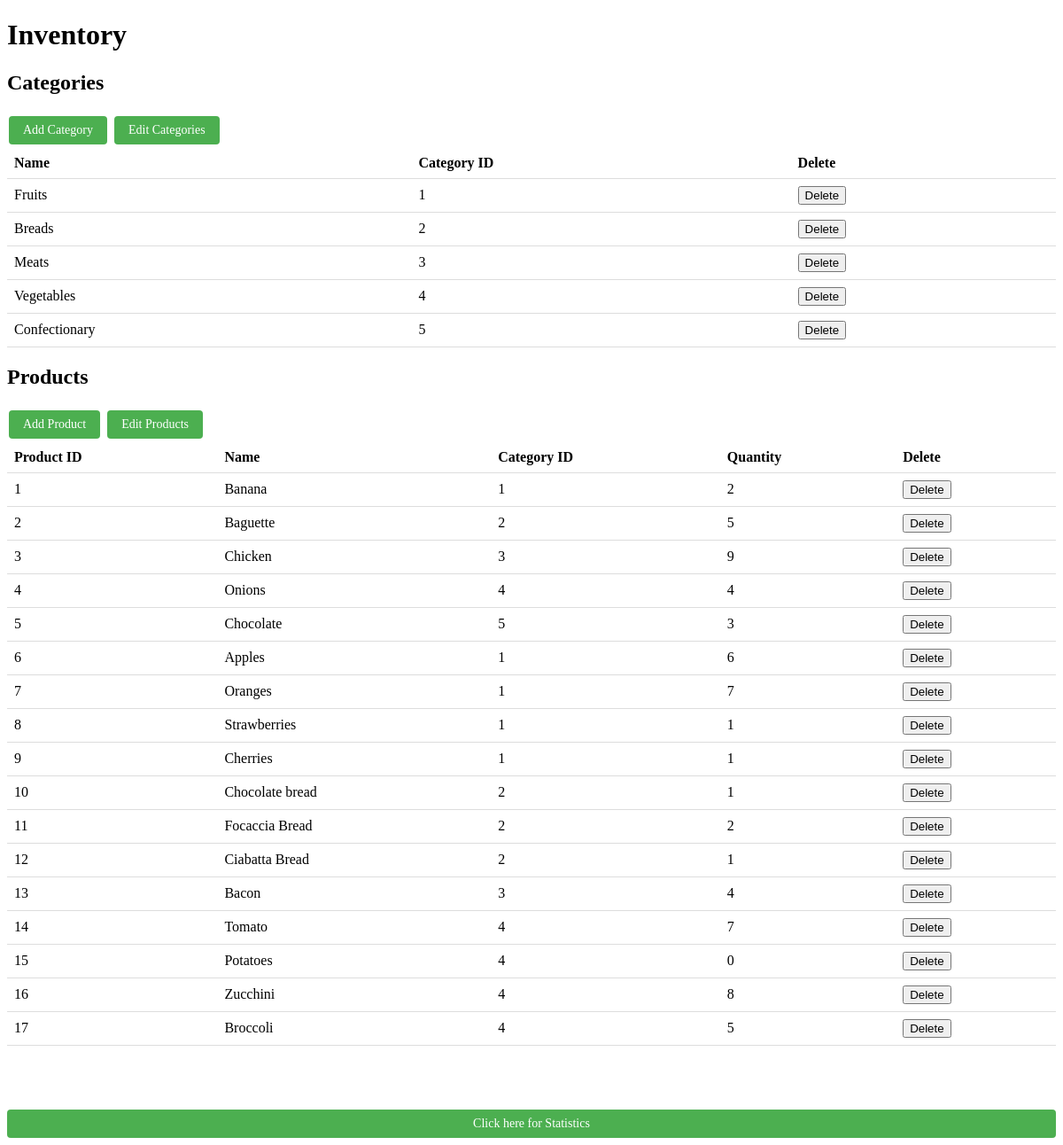
Page /inventory on the committed database.
### tables this page shows
CREATE TABLE category(id INTEGER,Name TEXT,image TEXT);

CREATE TABLE product(id INTEGER,Name TEXT,ManufactureDate TEXT,ExpiryDate TEXT,Categoryid INTEGER,rate INTEGER,image TEXT,cart INTEGER,quantity INTEGER,unit TEXT);

### app.py (the view)
@app.route("/inventory")
def manage_inventory():
    conn = sqlite3.connect("grocery.db")
    cur = conn.cursor()
    cur.execute("SELECT * FROM product")
    products = cur.fetchall()
    cur.execute("SELECT * FROM category")
    category = cur.fetchall()
    conn.close()
    return render_template("inventory.html", products=products, category=category)

### templates/inventory.html (shortened to what this page needs)
<!DOCTYPE html>
<html>
<head>
</head>
<body>
    <h1>Inventory</h1>
    <h2>Categories</h2>
    <a href="/add_category" class="add-button">Add Category</a>
    <a href="/editcat" class="add-button">Edit Categories</a>
    <table>
        <thead>
            <tr>
                <th>Name</th>
                <th>Category ID</th>
                <th>Delete</th>
            </tr>
        </thead>
        <tbody>
            {% for category in category %}
            <tr>
                <td>{{ category[1] }}</td>
                <td>{{ category[0] }}</td>
                <td>
                    <form action="/delete_category/{{ category[0] }}" method="post"
                        onsubmit="return confirm('Are you sure you want to delete this item?');">
                        <input type="submit" value="Delete">
                    </form>
                </td>
            </tr>
            {% endfor %}
        </tbody>
    </table>
    <h2>Products</h2>
    <a href="/add_product" class="add-button">Add Product</a>
    <a href="/editprod" class="add-button">Edit Products</a>
    <table>
        <thead>
            <tr>
                <th>Product ID</th>
                <th>Name</th>
                <th>Category ID</th>
                <th>Quantity</th>
                <th>Delete</th>
            </tr>
        </thead>
        <tbody>
            {% for product in products %}
            <tr>
                <td>{{ product[0] }}</td>
                <td>{{ product[1] }}</td>
                <td>{{ product[4] }}</td>
                <td>{{ product[8] }}</td>
                <td>
                    <form action="/delete_product/{{ product[0] }}" method="post"
                        onsubmit="return confirm('Are you sure you want to delete this item?');">
                        <input type="submit" value="Delete">
                    </form>
                </td>
            </tr>
            {% endfor %}
        </tbody>
    </table>
    <br><br><br><br>
    <div>
        <a href="/stats" class="stats">Click here for Statistics</a>
    </div>
</body>
</html>

### templates/inventory.html (style rules this page uses)
table { border-collapse: collapse; width: 100%; }
th, td { padding: 8px; text-align: left; border-bottom: 1px solid #ddd; }
.add-button { background-color: #4CAF50; border: none; color: white; padding: 8px 16px; text-align: center; text-decoration: none; display: inline-block; font-size: 14px; margin: 4px 2px; cursor: pointer; border-radius: 4px; }
.stats { background-color: #4CAF50; border: none; color: white; padding: 8px 16px; text-align: center; text-decoration: none; display: block; font-size: 14px; margin: 0 auto; cursor: pointer; border-radius: 4px; }

### rows in the picture
category: Name "Fruits", id "1"
category: Name "Breads", id "2"
category: Name "Meats", id "3"
category: Name "Vegetables", id "4"
category: Name "Confectionary", id "5"
product: id "1", Name "Banana", Categoryid "1", quantity "2"
product: id "2", Name "Baguette", Categoryid "2", quantity "5"
product: id "3", Name "Chicken", Categoryid "3", quantity "9"
product: id "4", Name "Onions", Categoryid "4", quantity "4"
product: id "5", Name "Chocolate", Categoryid "5", quantity "3"
product: id "6", Name "Apples", Categoryid "1", quantity "6"
product: id "7", Name "Oranges", Categoryid "1", quantity "7"
product: id "8", Name "Strawberries", Categoryid "1", quantity "1"
product: id "9", Name "Cherries", Categoryid "1", quantity "1"
product: id "10", Name "Chocolate bread", Categoryid "2", quantity "1"
product: id "11", Name "Focaccia Bread", Categoryid "2", quantity "2"
product: id "12", Name "Ciabatta Bread", Categoryid "2", quantity "1"
product: id "13", Name "Bacon", Categoryid "3", quantity "4"
product: id "14", Name "Tomato", Categoryid "4", quantity "7"
product: id "15", Name "Potatoes", Categoryid "4", quantity "0"
product: id "16", Name "Zucchini", Categoryid "4", quantity "8"
product: id "17", Name "Broccoli", Categoryid "4", quantity "5"
